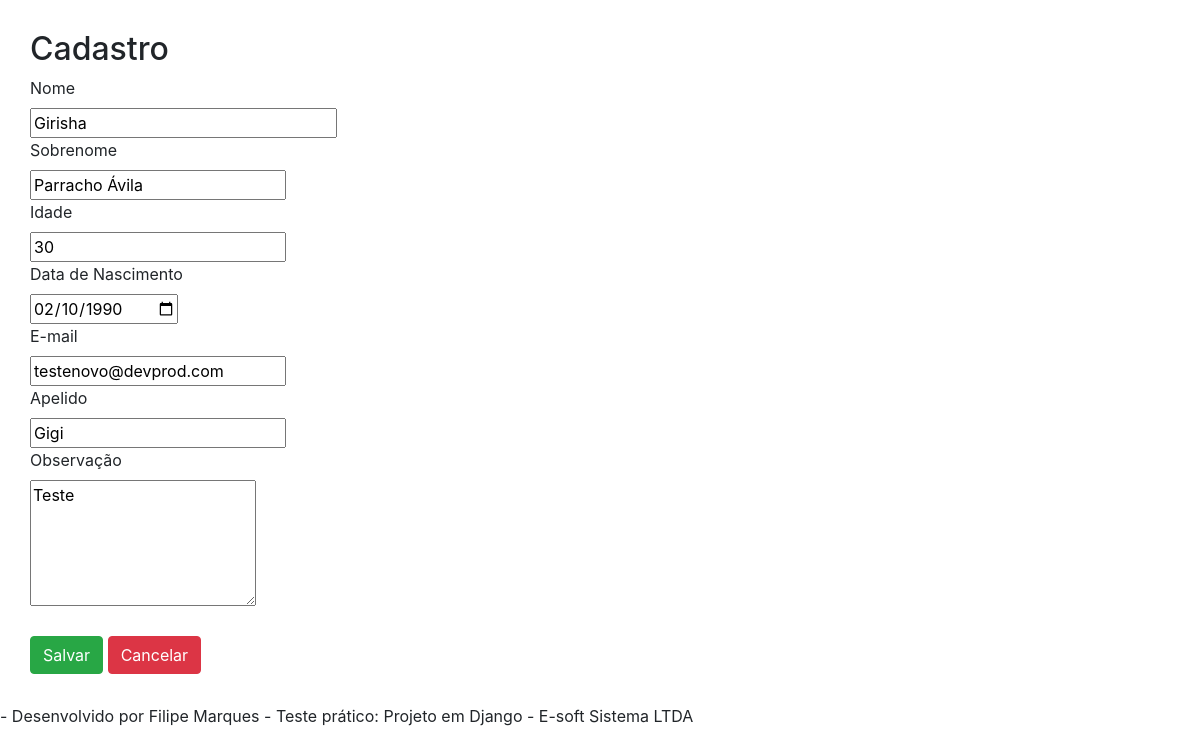
Page /listapessoas/novocadastro/?id=27 on the committed database.
### core/models.py (models this page shows)
class cadastro_pessoa(models.Model):
    nome = models.CharField(max_length=16, null=False, verbose_name="Nome")
    sobrenome = models.CharField(max_length=32, null=False, verbose_name="Sobrenome")
    idade = models.PositiveIntegerField()
    data_nascimento = models.DateField(null=False, verbose_name="Data de Nascimento")
    email = models.EmailField(null=False, verbose_name="E-mail")
    apelido = models.CharField(max_length=8, verbose_name="Apelido") #preciso colocar blank=true e null=true
    observacao = models.TextField(blank=True, null=True)
    data_criacao = models.DateTimeField(auto_now=True)
    class Meta:
        db_table = "Cadastro_Pessoas"
        ordering = ["nome", "sobrenome"]
    def get_data_nascimento_input(self):
        if self.data_nascimento == None:
            self.data_nascimento
        else:
            return self.data_nascimento.strftime('%Y-%m-%d')

### core/views.py (the view, shortened to what this page needs)
# urls.py: path('listapessoas/novocadastro/', views.novocadastro),
def novocadastro(request):
    id_pessoa = request.GET.get('id')
    dados = {}
    if id_pessoa:
       dados['cadastro_pessoa'] = cadastro_pessoa.objects.get(id=id_pessoa)
    return render(request, 'novocadastro.html', dados)

### templates/novocadastro.html (shortened to what this page needs)
{% extends "model-page.html" %}
{% block content %}
<div style="padding:30px">
    <h2>Cadastro</h2>
    <form  action="submit" method="POST">{% csrf_token %}
        <label>Nome</label>
        <br>
        <input type="text" name="nome" size="25" value="{{ cadastro_pessoa.nome }}" required>
        <br>
        <label>Sobrenome</label>
        <br>
        <input type="text" name="sobrenome" value="{{ cadastro_pessoa.sobrenome }}" required>
        <br>
        <label>Idade</label>
        <br>
        <input type="text" name="idade" value="{% if cadastro_pessoa.idade != None %}{{ cadastro_pessoa.idade}}{% endif %}" required>
        <br>
        <label>Data de Nascimento</label>
        <br>
        <input type="date" name="data_nascimento" value="{{ cadastro_pessoa.get_data_nascimento_input }}" required>
        <br>
        <label>E-mail</label>
        <br>
        <input type="email" name="email" value="{{ cadastro_pessoa.email }}"required>
        <br>
        <label>Apelido</label>
        <br>
        <input type="text" name="apelido" value="{{ cadastro_pessoa.apelido }}"required>
        <br>
        <label>Observação</label>
        <br>
        <textarea name="observacao" rows="5">{% if cadastro_pessoa.observacao != None %}{{ cadastro_pessoa.observacao}}{% endif %}</textarea>
        <br><br>
        <button type="submit" class="btn btn-success">Salvar</button>
        <a href="/">
            <button type="button" class="btn btn-danger">Cancelar</button>
        </a>
    </form>
</div>
{% endblock%}

### rows in the picture
cadastro_pessoa: nome "Girisha", sobrenome "Parracho Ávila", idade "30", data_nascimento "02/10/1990", email "testenovo@devprod.com", apelido "Gigi", observacao "Teste"
